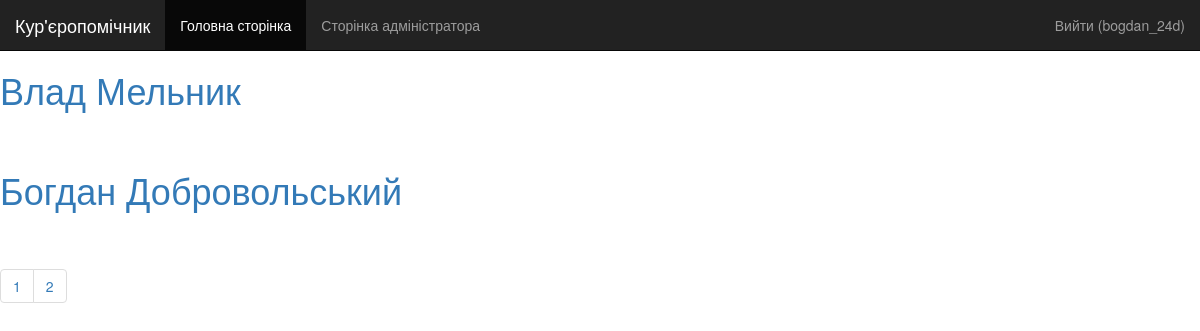
The page /tracker/users/ (signed in) on the database its author committed.
### tracker/models.py (models this page shows, shortened)
class User(model_user.User):
    position_lat = models.DecimalField(decimal_places=8, max_digits=10)
    position_long = models.DecimalField(decimal_places=8, max_digits=10)
    date_registration = models.DateTimeField(auto_now_add=True)

### tracker/views.py (the view)
# urls.py: url(r'^users/(?P<page>[0-9]+)/$', views.users, name='users_page'),
def users(request, page=1):
    page = int(page)
    users_by_id = User.objects.all()
    p = Paginator(users_by_id, 2)
    page1 = p.page(page)
    user_name = auth.get_user(request).username
    context = {
        'user_name': user_name,
        'users': page1,
        'paginator': p,
        'page': page,
    }
    return render(request, 'tracker/users.html', context)

### templates/tracker/users.html (shortened to what this page needs)
{% extends 'tracker/base.html' %}
{% block content %}
        {% for u in users %}
            <div>
                <h1><a href="{% url 'user_page'  u.id 1 %}">{{ u.first_name }} {{ u.last_name }}</a></h1>
            </div>
            <div style="height: 30px;"></div>
        {% endfor %}
            {% if paginator.count != 0 %}
                <nav>
                <ul class="pagination">
                {% for i in paginator.page_range %}
                        {% if i != page %}
                            <li class="page-item"><a class="page-link" href="{% url 'users_page' i %}">{{ i }}</a></li>
                        {% else %}
                            <li><a href="#">{{ i }}</a></li>
                        {% endif %}
                {% endfor %}
                </ul>
                </nav>
            {% endif %}
{% endblock %}

### templates/tracker/base.html (shortened to what this page needs)
{% load staticfiles %}
<!DOCTYPE html>
<html lang="ru">
<head>
    <link rel="stylesheet" href="{% static 'tracker/css/bootstrap.min.css' %}">
    <link rel="stylesheet" href="{% static 'tracker/css/auth.css' %}">
</head>
<body>
<nav class="navbar navbar-inverse navbar-fixed-top">
        <div class="container-fluid">
            <div class="navbar-header">
                <a class="navbar-brand" href="{% url 'index' %}">Кур'єропомічник</a>
            </div>
            <div class="collapse navbar-collapse" id="bs-example-navbar-collapse-1">
                <ul class="nav navbar-nav">
                    <li class="active"><a href="{% url 'index' %}">Головна сторінка <span class="sr-only">(current)</span></a></li>
                    <li><a href="/admin/">Сторінка адміністратора</a></li>
                </ul>
                <ul class="nav navbar-nav navbar-right">
                    {% if user_name%}
                    <li><a href="/authorization/logout/">Вийти ({{ user_name }})</a></li>
                    {% else %}
                        <li><a href="" data-toggle="modal" data-target="#login-modal">Увійти</a></li>
                    {% endif %}
                </ul>
            </div>
        </div>
    </nav>
    {% block content %}
    {% endblock %}
</body>
</html>

### rows shown on the page
User: first_name "Влад", last_name "Мельник"
User: first_name "Богдан", last_name "Добровольський"

### other values the page prints
{{ user_name }} "bogdan_24d"
{{ i }} "1"
{{ i }} "2"
